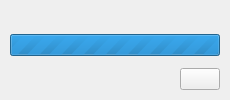
<?xml version="1.0" encoding="UTF-8"?>
<ui version="4.0">
 <class>MainWindowCentral</class>
 <widget class="QWidget" name="MainWindowCentral">
  <layout class="QHBoxLayout" name="rootLayout" stretch="0,1">
   <property name="leftMargin"><number>0</number></property>
   <property name="topMargin"><number>0</number></property>
   <property name="rightMargin"><number>0</number></property>
   <property name="bottomMargin"><number>0</number></property>
   <property name="spacing"><number>0</number></property>
   <item>
    <widget class="QWidget" name="sidebarFrame">
     <property name="minimumSize">
      <size><width>230</width><height>0</height></size>
     </property>
     <property name="maximumSize">
      <size><width>230</width><height>16777215</height></size>
     </property>
     <layout class="QVBoxLayout" name="sidebarLayout" stretch="0,1,0">
      <property name="leftMargin"><number>0</number></property>
      <property name="topMargin"><number>0</number></property>
      <property name="rightMargin"><number>0</number></property>
      <property name="bottomMargin"><number>0</number></property>
      <property name="spacing"><number>0</number></property>
      <item>
       <widget class="QWidget" name="activeRepoContainer">
        <layout class="QVBoxLayout" name="activeRepoContainerLayout">
         <property name="leftMargin"><number>0</number></property>
         <property name="topMargin"><number>0</number></property>
         <property name="rightMargin"><number>0</number></property>
         <property name="bottomMargin"><number>0</number></property>
         <property name="spacing"><number>0</number></property>
        </layout>
       </widget>
      </item>
      <item>
       <widget class="QWidget" name="tabListContainer">
        <layout class="QVBoxLayout" name="tabListContainerLayout">
         <property name="leftMargin"><number>0</number></property>
         <property name="topMargin"><number>0</number></property>
         <property name="rightMargin"><number>0</number></property>
         <property name="bottomMargin"><number>0</number></property>
         <property name="spacing"><number>0</number></property>
        </layout>
       </widget>
      </item>
      <item>
       <widget class="QWidget" name="footerFrame">
        <layout class="QVBoxLayout" name="footerLayout" stretch="0,0,0,0">
         <property name="leftMargin"><number>10</number></property>
         <property name="topMargin"><number>8</number></property>
         <property name="rightMargin"><number>10</number></property>
         <property name="bottomMargin"><number>10</number></property>
         <property name="spacing"><number>6</number></property>
         <item>
          <widget class="QLabel" name="statusLabel">
           <property name="text"><string/></property>
           <property name="wordWrap"><bool>true</bool></property>
          </widget>
         </item>
         <item>
          <widget class="QProgressBar" name="syncProgressBar">
           <property name="visible"><bool>false</bool></property>
           <property name="minimum"><number>0</number></property>
           <property name="maximum"><number>0</number></property>
          </widget>
         </item>
         <item>
          <widget class="QWidget" name="footerActionsContainer">
           <layout class="QVBoxLayout" name="footerActionsLayout">
            <property name="leftMargin"><number>0</number></property>
            <property name="topMargin"><number>0</number></property>
            <property name="rightMargin"><number>0</number></property>
            <property name="bottomMargin"><number>0</number></property>
            <property name="spacing"><number>6</number></property>
           </layout>
          </widget>
         </item>
         <item>
          <layout class="QHBoxLayout" name="accountRow" stretch="1,0">
           <item>
            <widget class="QLabel" name="accountLabel">
             <property name="text"><string/></property>
            </widget>
           </item>
           <item>
            <widget class="QPushButton" name="settingButton">
             <property name="text"><string/></property>
            </widget>
           </item>
          </layout>
         </item>
        </layout>
       </widget>
      </item>
     </layout>
    </widget>
   </item>
   <item>
    <widget class="QStackedWidget" name="viewStack">
     <widget class="QWidget" name="viewStackPage0"/>
    </widget>
   </item>
  </layout>
 </widget>
 <resources/>
 <connections/>
</ui>
